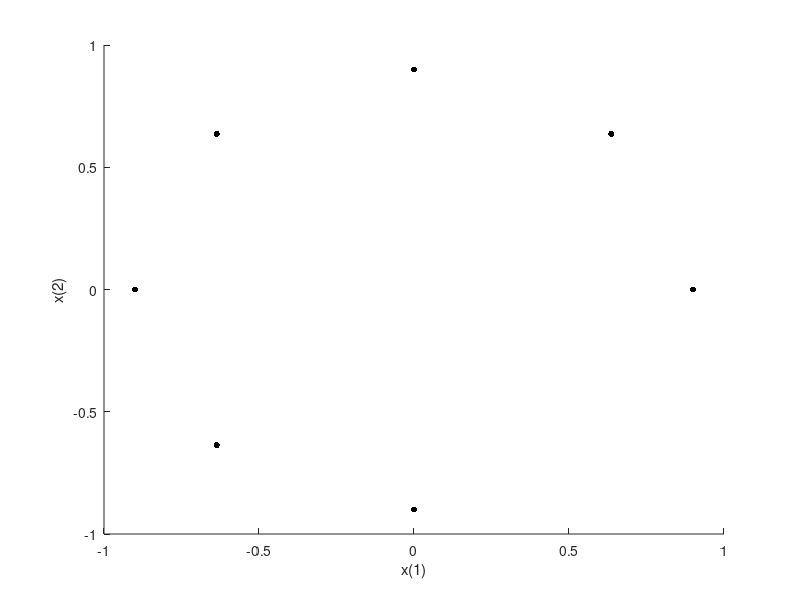

This chart was generated by the following MATLAB code: (Note: this script raises an error after producing the figure.)
clear all
close all

%% Create Data Set
% First, we create an artificial data set |x| of $n=7$ data points which lie 
% on a one-dimensional curve in two dimensions.
% This data set can be parameterized by t he angular direction $\theta$.

n = 7;

theta = linspace(0, 3*pi/2, n);

x = [0.9*cos(theta); 0.9*sin(theta)]

figure;
scatter(x(1,:),x(2,:),200, 'k', '.');
xlabel('x(1)');
ylabel('x(2)');

%% Compute Distance Matrix
% Then we compute the $n \times n$ distance matrix |dist_matrix| between data points
% where |dist_matrix(i,j)| is the distance between data point $i$ and data
% point $j$.
% Assuming the data points are stored in columns, this can be done using
% the |dist| function.

dist_matrix = dist(x)

%% Calculate Kernel Matrix
% We then compute the $n \times n$ matrix $W$, with 
% $$ W_{ij} = \exp \left(-\frac{ \| x_i - x_j \|^2}{\epsilon^2} \right) $$
% where $\epsilon$, the kernel scale, is a characteristic distance within
% the data set.
% We typically set $\epsilon$ to be some fraction of the median of the
% pairwise distances. Here we take $\epsilon$ as half the median of the
% pairwise distances.

eps = median(dist_matrix(:))/2

W = exp(-dist_matrix.^2/eps.^2)


%% Compute Diffusion Matrix
% We then compute the $n \times n$ diagonal matrix $D$, with 
% $$ D_{ii} = \sum_{j=1}^n W_{ij} $$ and
% the $n \times n$ matrix $$A = D^{-1}W. $$

D = diag(sum(W))

A = inv(D)*W

%% Calculate Eigenvectors and Eigenvalues
% We then compute the top eigenvectors and eigenvalues of $A$, and order
% them by the magnitude of the eigenvalues.

% compute eigenvectors and eigenvalues
[evecs, evals] = eig(A);

% sort eigenvectors and eigenvalues
[~, I] = sort(abs(diag(evals)), 'descend');
evecs = evecs(:,I)
evals = evals(I,I)

%% Order Data by First (nontrivial) Diffusion Maps Eigenvector
% The first eigenvector is a trivial constant eigenvector with eigenvalue
% 1. The second eigenvector provides an ordering of the data. As expected, 
% we see The second eigenvector is one-to-one
% with the $\theta$, which parameterizes the arclength along the curve. 
% Furthermore, if we color the data by the value of this second eigenvector, 
% we can see that this eigenvector
% does order the data along the one-dimensional nonlinear curve. 

figure;
scatter(theta, evecs(:,2), 50, 'k')
xlabel('\theta (parameterizes arclength along curve)')
ylabel('first diffusion maps coordinate')

figure;
scatter(x(1,:),x(2,:),200, evecs(:,2), '.');
xlabel('x(1)');
ylabel('x(2)');
h = colorbar;
ylabel(h, 'first diffusion maps coordinate')
